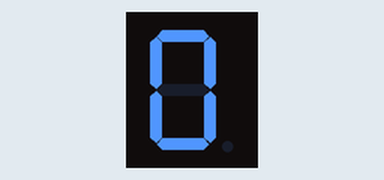
Bench run of a sketch on a simulated Arduino Uno, built with avr-gcc and run on an emulated ATmega328P. Shown: 1-digit seven-segment display. Wiring (inferred from the names in the program): 1-digit 7-segment display, segments lit when HIGH: segments pin 13, pin 12, pin 11, pin 10, pin 9, pin 8, pin 7. The segment pins are drawn as the display they are named for.

Above: at 0.1 s.
At 20.1 s:
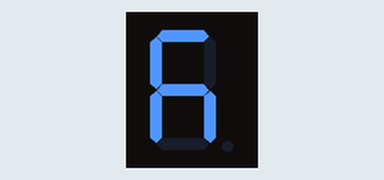
At 22.1 s:
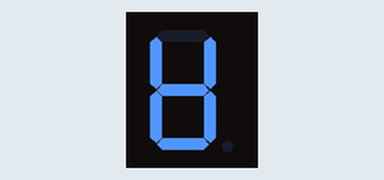
At 24.1 s:
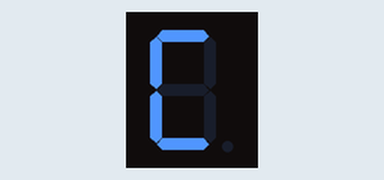
At 28.1 s:
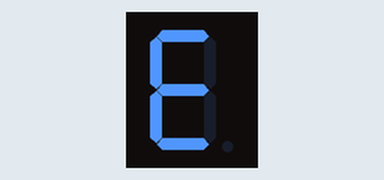
At 36.1 s:
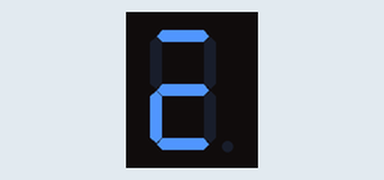

Measured:
- what the display in image 1 shows lasts 2.0 s, from 20.0 s to 22.0 s

The sketch:

Display7Seg_Arthur.ino
```cpp
 #include <stdio.h>

#define SA 13
#define SB 12
#define SC 11
#define SD 10
#define SE 9
#define SF 8
#define SG 7

int contador;

void display7(int A, int B, int C, int D, int *a, int *b, int *c, int *d, int *e, int *f, int *g) {
    *a = (C && !D) || (!A && C) || (B && D) || (A && !C) || (!B && !D);
    *b = (!B && !C) || (!B && D) || (!A && !C && !D) || (!A && C && D) || (A && !C && D);
    *c = (!A && B) || (A && !B) || (!C && D) || (!A && !C) || (!A && D);
    *d = (A && !C) || (B && C && !D) || (!B && C && D) || (!A && !B && !D) || (B && !C && D);
    *e = (A && B) || (C && !D) || (A && C) || (A && !D) || (!B && !D);
    *f = (A && !B) || (!C && !D) || (B && !D) || (A && C) || (!A && B && !C);
    *g = (A && !B) || (C && !D) || (A && D) || (!B && C) || (!A && B && !C);
}

void decimal_para_binario (int decimal, int *A, int *B, int *C, int *D) {

    int q1, q2, q3;
    *A=decimal%2;
    q1=decimal/2;
    *B=q1%2;
    q2=q1/2;
    *C=q2%2;
    q3=q2/2;
    *D=q3%2;

}

/*
int main() {
    int A = 0, B = 0, C = 0, D = 0;
    int a, b, c, d, e, f, g;
    display7(A, B, C, D, &a, &b, &c, &d, &e, &f, &g);
    printf("%d %d %d %d %d %d %d\n", a, b, c, d, e, f, g);
    return 0;
}

*/

void setup() {

  contador=0;

  pinMode (SA, OUTPUT);
  pinMode (SB, OUTPUT);
  pinMode (SC, OUTPUT);
  pinMode (SD, OUTPUT);
  pinMode (SE, OUTPUT);
  pinMode (SF, OUTPUT);
  pinMode (SG, OUTPUT);

}


void loop() {
  int A = 0, B = 0, C = 0, D = 0;
  decimal_para_binario (contador, &A, &B, &C, &D);
  int a, b, c, d, e, f, g;
  display7(D,C,B,A, &a, &b, &c, &d,&e,&f,&g);
  digitalWrite(SA, a);
  digitalWrite(SB, b);
  digitalWrite(SC, c);
  digitalWrite(SD, d);
  digitalWrite(SE, e);
  digitalWrite(SF, f);
  digitalWrite(SG, g);
  delay(2000);
  contador=contador+1;
  if (contador >15)
    contador=0;
}
```
